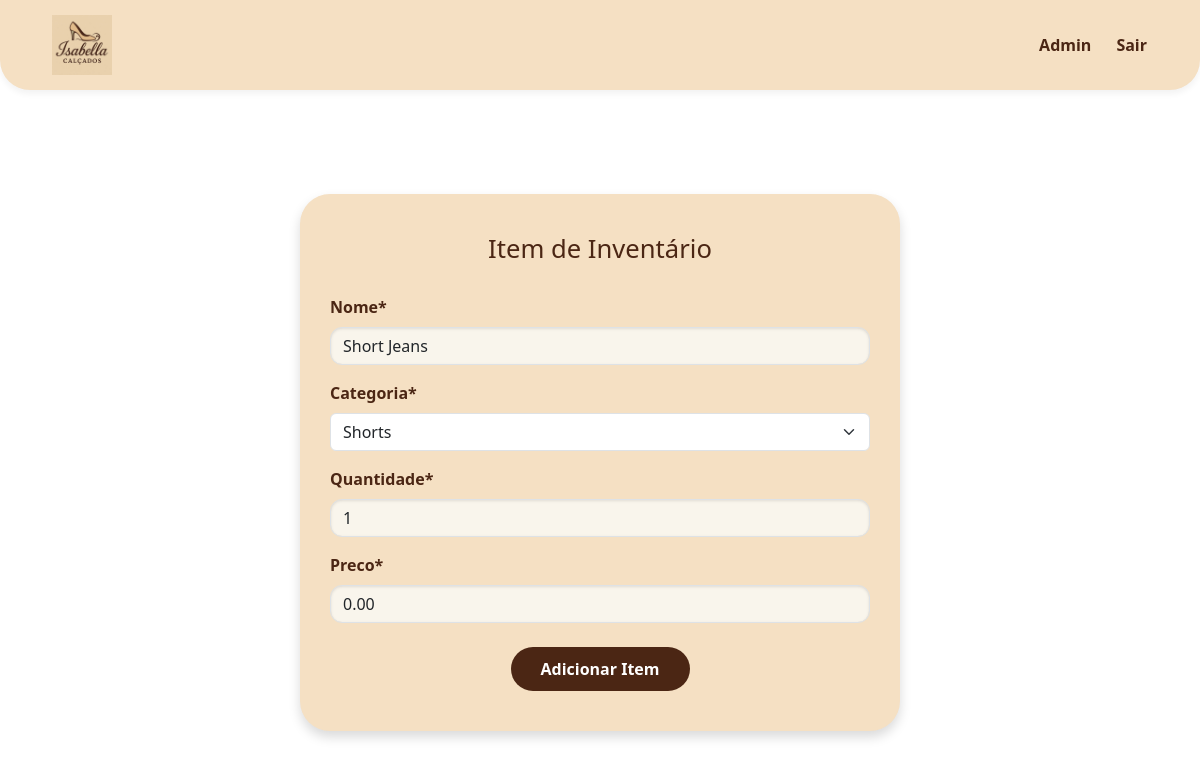
Page /edit-item/1 (signed in) on the earlier database version.
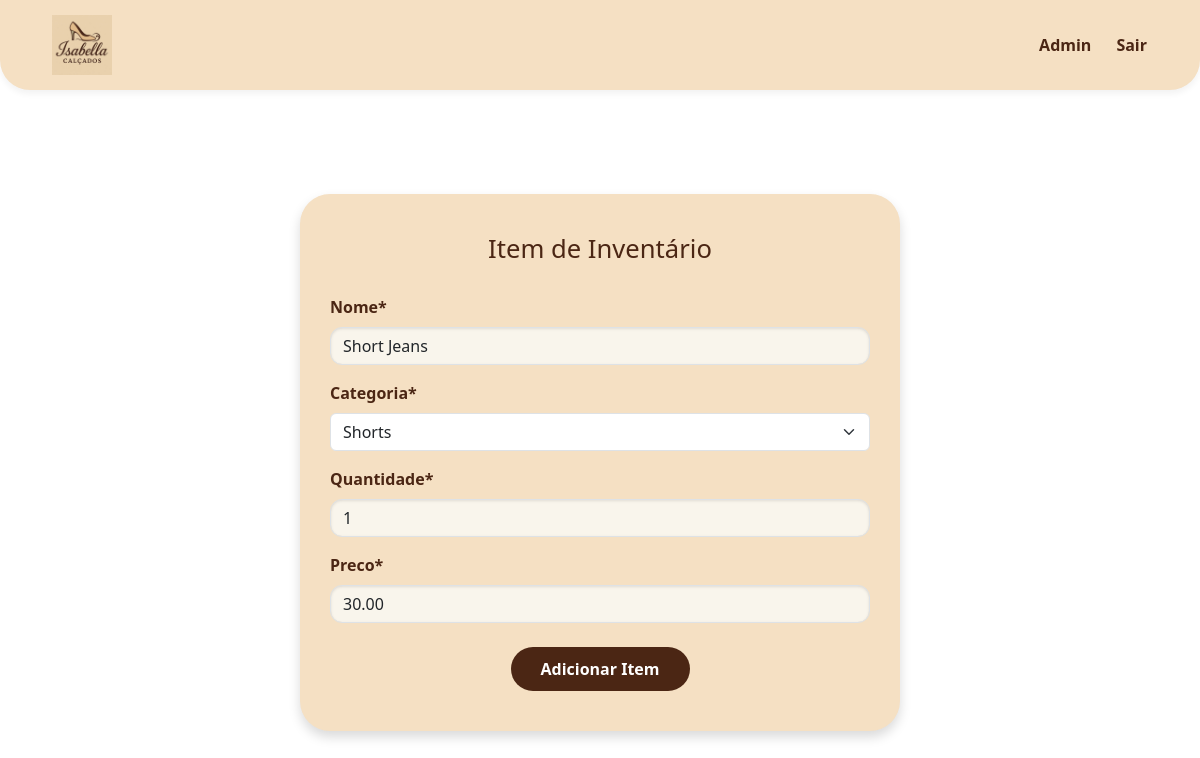
Same page on the later database version.
### inventory/models.py (models this page shows, shortened)
class ItemInventario(models.Model):
    nome = models.CharField(max_length=200)
    categoria = models.ForeignKey('Categoria', on_delete=models.SET_NULL, blank=True, null=True)
    quantidade = models.IntegerField()
    preco = models.DecimalField(max_digits=10, decimal_places=2, default=0.00)
    data_criacao = models.DateTimeField(auto_now_add=True)
    user = models.ForeignKey(User, on_delete=models.CASCADE)

class Categoria(models.Model):
    nome = models.CharField(max_length=200)
    class Meta:
        verbose_name_plural = 'categorias'
    def __str__(self):
        return self.nome

### inventory/views.py (the view)
# urls.py: path('edit-item/<int:pk>', EditItem.as_view(), name= 'edit-item'),
class EditItem(LoginRequiredMixin, UpdateView):
    model = ItemInventario
    form_class = ItemInventarioForm
    template_name = 'inventory/item_form.html'
    success_url = reverse_lazy('dashboard')

### inventory/forms.py
class ItemInventarioForm(forms.ModelForm):
    categoria = forms.ModelChoiceField(queryset= Categoria.objects.all(), initial = 0)
    class Meta:
        model = ItemInventario
        fields = ['nome', 'categoria', 'quantidade', 'preco']

### inventory/templates/inventory/item_form.html (shortened to what this page needs)
{% extends 'inventory/base.html' %}
{% load crispy_forms_tags %}
{% block content %}
<div class="item-form-container">
    <h1>Item de Inventário</h1>
    <form method="POST">
        {{ form|crispy }}
        <div class="text-center mt-4">
            <button type="submit" class="btn-marrom">Adicionar Item</button>
        </div>
    </form>
</div>
{% endblock %}

Differences in the rows shown:
changed ItemInventario "Shorts": preco "0.00" → "30.00"
